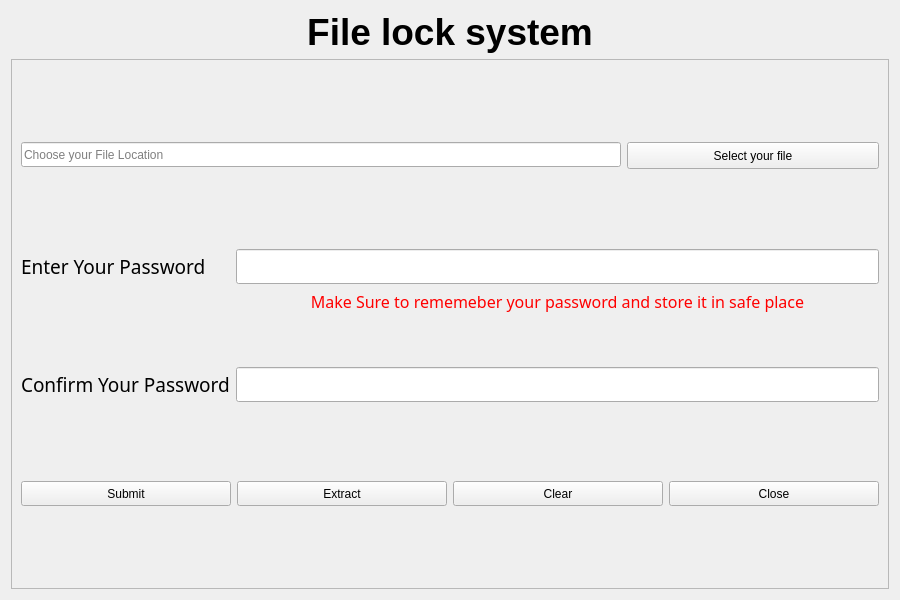
<?xml version="1.0" encoding="UTF-8"?>
<ui version="4.0">
    <class>Form</class>
    <widget class="QWidget" name="Form">
        <property name="geometry">
            <rect>
                <x>0</x>
                <y>0</y>
                <width>900</width>
                <height>600</height>
            </rect>
        </property>
        <property name="minimumSize">
            <size>
                <width>900</width>
                <height>600</height>
            </size>
        </property>
        <property name="maximumSize">
            <size>
                <width>900</width>
                <height>600</height>
            </size>
        </property>
        <property name="windowTitle">
            <string>Form</string>
        </property>
        <layout class="QVBoxLayout" name="verticalLayout_2">
            <item>
                <widget class="QLabel" name="label_3">
                    <property name="font">
                        <font>
                            <pointsize>28</pointsize>
                            <bold>true</bold>
                        </font>
                    </property>
                    <property name="text">
                        <string>File lock system</string>
                    </property>
                    <property name="alignment">
                        <set>Qt::AlignCenter</set>
                    </property>
                </widget>
            </item>
            <item>
                <widget class="QFrame" name="frame">
                    <property name="frameShape">
                        <enum>QFrame::StyledPanel</enum>
                    </property>
                    <property name="frameShadow">
                        <enum>QFrame::Raised</enum>
                    </property>
                    <layout class="QVBoxLayout" name="verticalLayout">
                        <item>
                            <spacer name="verticalSpacer_2">
                                <property name="orientation">
                                    <enum>Qt::Vertical</enum>
                                </property>
                                <property name="sizeHint" stdset="0">
                                    <size>
                                        <width>20</width>
                                        <height>40</height>
                                    </size>
                                </property>
                            </spacer>
                        </item>
                        <item>
                            <layout class="QFormLayout" name="formLayout">
                                <item row="0" column="0">
                                    <widget class="QLineEdit" name="TxtChooseFile">
                                        <property name="minimumSize">
                                            <size>
                                                <width>600</width>
                                                <height>25</height>
                                            </size>
                                        </property>
                                        <property name="placeholderText">
                                            <string>Choose your File Location</string>
                                        </property>
                                    </widget>
                                </item>
                                <item row="0" column="1">
                                    <widget class="QPushButton" name="BtnChooseFile">
                                        <property name="minimumSize">
                                            <size>
                                                <width>0</width>
                                                <height>27</height>
                                            </size>
                                        </property>
                                        <property name="text">
                                            <string>Select your file</string>
                                        </property>
                                    </widget>
                                </item>
                            </layout>
                        </item>
                        <item>
                            <spacer name="verticalSpacer_3">
                                <property name="orientation">
                                    <enum>Qt::Vertical</enum>
                                </property>
                                <property name="sizeHint" stdset="0">
                                    <size>
                                        <width>20</width>
                                        <height>40</height>
                                    </size>
                                </property>
                            </spacer>
                        </item>
                        <item>
                            <layout class="QFormLayout" name="formLayout_2">
                                <item row="0" column="0">
                                    <widget class="QLabel" name="label">
                                        <property name="font">
                                            <font>
                                                <family>Rockwell</family>
                                                <pointsize>14</pointsize>
                                            </font>
                                        </property>
                                        <property name="text">
                                            <string>Enter Your Password</string>
                                        </property>
                                    </widget>
                                </item>
                                <item row="0" column="1">
                                    <widget class="QLineEdit" name="TxtPassword">
                                        <property name="minimumSize">
                                            <size>
                                                <width>400</width>
                                                <height>0</height>
                                            </size>
                                        </property>
                                        <property name="font">
                                            <font>
                                                <family>Rockwell</family>
                                                <pointsize>14</pointsize>
                                            </font>
                                        </property>
                                        <property name="echoMode">
                                            <enum>QLineEdit::PasswordEchoOnEdit</enum>
                                        </property>
                                    </widget>
                                </item>
                                <item row="2" column="1">
                                    <spacer name="horizontalSpacer">
                                        <property name="orientation">
                                            <enum>Qt::Horizontal</enum>
                                        </property>
                                        <property name="sizeHint" stdset="0">
                                            <size>
                                                <width>40</width>
                                                <height>20</height>
                                            </size>
                                        </property>
                                    </spacer>
                                </item>
                                <item row="3" column="0">
                                    <widget class="QLabel" name="label_2">
                                        <property name="font">
                                            <font>
                                                <family>Rockwell</family>
                                                <pointsize>14</pointsize>
                                            </font>
                                        </property>
                                        <property name="text">
                                            <string>Confirm Your Password</string>
                                        </property>
                                    </widget>
                                </item>
                                <item row="3" column="1">
                                    <widget class="QLineEdit" name="TxtConfirmPassword">
                                        <property name="minimumSize">
                                            <size>
                                                <width>400</width>
                                                <height>0</height>
                                            </size>
                                        </property>
                                        <property name="font">
                                            <font>
                                                <family>Rockwell</family>
                                                <pointsize>14</pointsize>
                                            </font>
                                        </property>
                                        <property name="echoMode">
                                            <enum>QLineEdit::PasswordEchoOnEdit</enum>
                                        </property>
                                    </widget>
                                </item>
                                <item row="1" column="1">
                                    <widget class="QLabel" name="label_4">
                                        <property name="font">
                                            <font>
                                                <family>Rockwell Condensed</family>
                                                <pointsize>12</pointsize>
                                            </font>
                                        </property>
                                        <property name="styleSheet">
                                            <string notr="true">color: rgb(255, 0, 0);</string>
                                        </property>
                                        <property name="text">
                                            <string>Make Sure to rememeber your password and store it in safe place
                                            </string>
                                        </property>
                                        <property name="alignment">
                                            <set>Qt::AlignCenter</set>
                                        </property>
                                    </widget>
                                </item>
                            </layout>
                        </item>
                        <item>
                            <spacer name="verticalSpacer_4">
                                <property name="font">
                                    <font>
                                        <family>Rockwell</family>
                                        <pointsize>14</pointsize>
                                    </font>
                                </property>
                                <property name="orientation">
                                    <enum>Qt::Vertical</enum>
                                </property>
                                <property name="sizeHint" stdset="0">
                                    <size>
                                        <width>20</width>
                                        <height>40</height>
                                    </size>
                                </property>
                            </spacer>
                        </item>
                        <item>
                            <layout class="QHBoxLayout" name="horizontalLayout">
                                <item>
                                    <widget class="QPushButton" name="BtnSubmit">
                                        <property name="minimumSize">
                                            <size>
                                                <width>0</width>
                                                <height>25</height>
                                            </size>
                                        </property>
                                        <property name="text">
                                            <string>Submit</string>
                                        </property>
                                    </widget>
                                </item>
                                <item>
                                    <widget class="QPushButton" name="BtnExtract">
                                        <property name="minimumSize">
                                            <size>
                                                <width>0</width>
                                                <height>25</height>
                                            </size>
                                        </property>
                                        <property name="text">
                                            <string>Extract</string>
                                        </property>
                                    </widget>
                                </item>
                                <item>
                                    <widget class="QPushButton" name="BtnClose">
                                        <property name="minimumSize">
                                            <size>
                                                <width>0</width>
                                                <height>25</height>
                                            </size>
                                        </property>
                                        <property name="text">
                                            <string>Clear</string>
                                        </property>
                                    </widget>
                                </item>
                                <item>
                                    <widget class="QPushButton" name="BtnMainMenu">
                                        <property name="minimumSize">
                                            <size>
                                                <width>0</width>
                                                <height>25</height>
                                            </size>
                                        </property>
                                        <property name="text">
                                            <string>Close</string>
                                        </property>
                                    </widget>
                                </item>
                            </layout>
                        </item>
                        <item>
                            <spacer name="verticalSpacer">
                                <property name="orientation">
                                    <enum>Qt::Vertical</enum>
                                </property>
                                <property name="sizeHint" stdset="0">
                                    <size>
                                        <width>20</width>
                                        <height>40</height>
                                    </size>
                                </property>
                            </spacer>
                        </item>
                    </layout>
                </widget>
            </item>
        </layout>
    </widget>
    <resources/>
    <connections/>
</ui>
